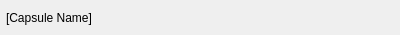
<?xml version="1.0" encoding="UTF-8"?>
<ui version="4.0">
 <class>CapsuleListItem</class>
 <widget class="QLabel" name="CapsuleListItem">
  <property name="geometry">
   <rect>
    <x>0</x>
    <y>0</y>
    <width>400</width>
    <height>35</height>
   </rect>
  </property>
  <property name="sizePolicy">
   <sizepolicy hsizetype="Preferred" vsizetype="Fixed">
    <horstretch>0</horstretch>
    <verstretch>0</verstretch>
   </sizepolicy>
  </property>
  <property name="minimumSize">
   <size>
    <width>0</width>
    <height>35</height>
   </size>
  </property>
  <property name="maximumSize">
   <size>
    <width>16777215</width>
    <height>35</height>
   </size>
  </property>
  <property name="windowTitle">
   <string notr="true">CapsuleListItem</string>
  </property>
  <property name="text">
   <string notr="true">[Capsule Name]</string>
  </property>
  <property name="indent">
   <number>6</number>
  </property>
 </widget>
 <resources/>
 <connections/>
</ui>
